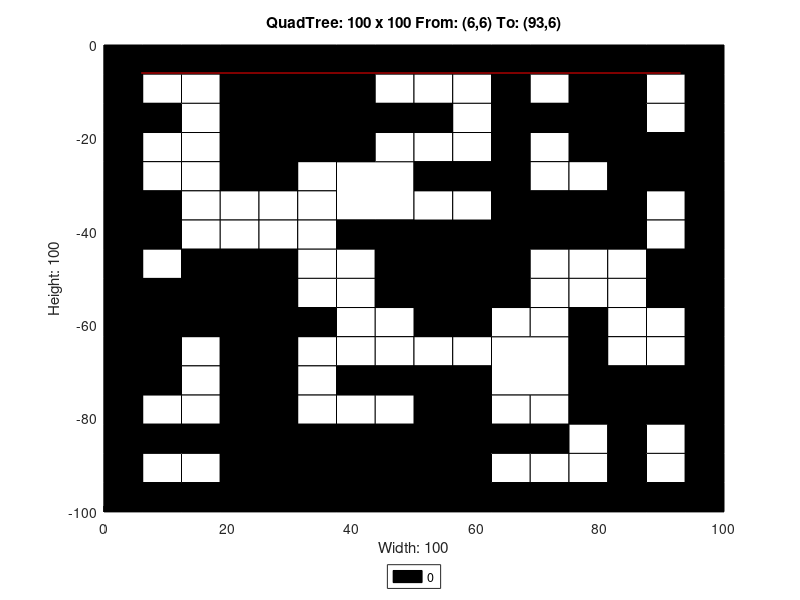

Here is the MATLAB script that generated this plot:
axis([0 100 -100 0]);
title('QuadTree: 100 x 100 From: (6,6) To: (93,6)');
xlabel('Width: 100');
ylabel('Height: 100');
rectangle('Position',[25 -12.5 12.5 12.5], 'FaceColor',[0 0 0]);
rectangle('Position',[25 -25 12.5 12.5], 'FaceColor',[0 0 0]);
rectangle('Position',[37.5 -37.5 12.5 12.5], 'FaceColor',[1 1 1]);
rectangle('Position',[75 -12.5 12.5 12.5], 'FaceColor',[0 0 0]);
rectangle('Position',[75 -25 12.5 12.5], 'FaceColor',[0 0 0]);
rectangle('Position',[50 -50 12.5 12.5], 'FaceColor',[0 0 0]);
rectangle('Position',[0 -62.5 12.5 12.5], 'FaceColor',[0 0 0]);
rectangle('Position',[12.5 -62.5 12.5 12.5], 'FaceColor',[0 0 0]);
rectangle('Position',[0 -75 12.5 12.5], 'FaceColor',[0 0 0]);
rectangle('Position',[25 -100 12.5 12.5], 'FaceColor',[0 0 0]);
rectangle('Position',[37.5 -100 12.5 12.5], 'FaceColor',[0 0 0]);
rectangle('Position',[50 -62.5 12.5 12.5], 'FaceColor',[0 0 0]);
rectangle('Position',[62.5 -75 12.5 12.5], 'FaceColor',[1 1 1]);
rectangle('Position',[50 -87.5 12.5 12.5], 'FaceColor',[0 0 0]);
rectangle('Position',[50 -100 12.5 12.5], 'FaceColor',[0 0 0]);
rectangle('Position',[0 -6.25 6.25 6.25], 'FaceColor',[0 0 0]);
rectangle('Position',[6.25 -6.25 6.25 6.25], 'FaceColor',[0 0 0]);
rectangle('Position',[0 -12.5 6.25 6.25], 'FaceColor',[0 0 0]);
rectangle('Position',[6.25 -12.5 6.25 6.25], 'FaceColor',[1 1 1]);
rectangle('Position',[12.5 -6.25 6.25 6.25], 'FaceColor',[0 0 0]);
rectangle('Position',[18.75 -6.25 6.25 6.25], 'FaceColor',[0 0 0]);
rectangle('Position',[12.5 -12.5 6.25 6.25], 'FaceColor',[1 1 1]);
rectangle('Position',[18.75 -12.5 6.25 6.25], 'FaceColor',[0 0 0]);
rectangle('Position',[0 -18.75 6.25 6.25], 'FaceColor',[0 0 0]);
rectangle('Position',[6.25 -18.75 6.25 6.25], 'FaceColor',[0 0 0]);
rectangle('Position',[0 -25 6.25 6.25], 'FaceColor',[0 0 0]);
rectangle('Position',[6.25 -25 6.25 6.25], 'FaceColor',[1 1 1]);
rectangle('Position',[12.5 -18.75 6.25 6.25], 'FaceColor',[1 1 1]);
rectangle('Position',[18.75 -18.75 6.25 6.25], 'FaceColor',[0 0 0]);
rectangle('Position',[12.5 -25 6.25 6.25], 'FaceColor',[1 1 1]);
rectangle('Position',[18.75 -25 6.25 6.25], 'FaceColor',[0 0 0]);
rectangle('Position',[37.5 -6.25 6.25 6.25], 'FaceColor',[0 0 0]);
rectangle('Position',[43.75 -6.25 6.25 6.25], 'FaceColor',[0 0 0]);
rectangle('Position',[37.5 -12.5 6.25 6.25], 'FaceColor',[0 0 0]);
rectangle('Position',[43.75 -12.5 6.25 6.25], 'FaceColor',[1 1 1]);
rectangle('Position',[37.5 -18.75 6.25 6.25], 'FaceColor',[0 0 0]);
rectangle('Position',[43.75 -18.75 6.25 6.25], 'FaceColor',[0 0 0]);
rectangle('Position',[37.5 -25 6.25 6.25], 'FaceColor',[0 0 0]);
rectangle('Position',[43.75 -25 6.25 6.25], 'FaceColor',[1 1 1]);
rectangle('Position',[0 -31.25 6.25 6.25], 'FaceColor',[0 0 0]);
rectangle('Position',[6.25 -31.25 6.25 6.25], 'FaceColor',[1 1 1]);
rectangle('Position',[0 -37.5 6.25 6.25], 'FaceColor',[0 0 0]);
rectangle('Position',[6.25 -37.5 6.25 6.25], 'FaceColor',[0 0 0]);
rectangle('Position',[12.5 -31.25 6.25 6.25], 'FaceColor',[1 1 1]);
rectangle('Position',[18.75 -31.25 6.25 6.25], 'FaceColor',[0 0 0]);
rectangle('Position',[12.5 -37.5 6.25 6.25], 'FaceColor',[1 1 1]);
rectangle('Position',[18.75 -37.5 6.25 6.25], 'FaceColor',[1 1 1]);
rectangle('Position',[0 -43.75 6.25 6.25], 'FaceColor',[0 0 0]);
rectangle('Position',[6.25 -43.75 6.25 6.25], 'FaceColor',[0 0 0]);
rectangle('Position',[0 -50 6.25 6.25], 'FaceColor',[0 0 0]);
rectangle('Position',[6.25 -50 6.25 6.25], 'FaceColor',[1 1 1]);
rectangle('Position',[12.5 -43.75 6.25 6.25], 'FaceColor',[1 1 1]);
rectangle('Position',[18.75 -43.75 6.25 6.25], 'FaceColor',[1 1 1]);
rectangle('Position',[12.5 -50 6.25 6.25], 'FaceColor',[0 0 0]);
rectangle('Position',[18.75 -50 6.25 6.25], 'FaceColor',[0 0 0]);
rectangle('Position',[25 -31.25 6.25 6.25], 'FaceColor',[0 0 0]);
rectangle('Position',[31.25 -31.25 6.25 6.25], 'FaceColor',[1 1 1]);
rectangle('Position',[25 -37.5 6.25 6.25], 'FaceColor',[1 1 1]);
rectangle('Position',[31.25 -37.5 6.25 6.25], 'FaceColor',[1 1 1]);
rectangle('Position',[25 -43.75 6.25 6.25], 'FaceColor',[1 1 1]);
rectangle('Position',[31.25 -43.75 6.25 6.25], 'FaceColor',[1 1 1]);
rectangle('Position',[25 -50 6.25 6.25], 'FaceColor',[0 0 0]);
rectangle('Position',[31.25 -50 6.25 6.25], 'FaceColor',[1 1 1]);
rectangle('Position',[37.5 -43.75 6.25 6.25], 'FaceColor',[0 0 0]);
rectangle('Position',[43.75 -43.75 6.25 6.25], 'FaceColor',[0 0 0]);
rectangle('Position',[37.5 -50 6.25 6.25], 'FaceColor',[1 1 1]);
rectangle('Position',[43.75 -50 6.25 6.25], 'FaceColor',[0 0 0]);
rectangle('Position',[50 -6.25 6.25 6.25], 'FaceColor',[0 0 0]);
rectangle('Position',[56.25 -6.25 6.25 6.25], 'FaceColor',[0 0 0]);
rectangle('Position',[50 -12.5 6.25 6.25], 'FaceColor',[1 1 1]);
rectangle('Position',[56.25 -12.5 6.25 6.25], 'FaceColor',[1 1 1]);
rectangle('Position',[62.5 -6.25 6.25 6.25], 'FaceColor',[0 0 0]);
rectangle('Position',[68.75 -6.25 6.25 6.25], 'FaceColor',[0 0 0]);
rectangle('Position',[62.5 -12.5 6.25 6.25], 'FaceColor',[0 0 0]);
rectangle('Position',[68.75 -12.5 6.25 6.25], 'FaceColor',[1 1 1]);
rectangle('Position',[50 -18.75 6.25 6.25], 'FaceColor',[0 0 0]);
rectangle('Position',[56.25 -18.75 6.25 6.25], 'FaceColor',[1 1 1]);
rectangle('Position',[50 -25 6.25 6.25], 'FaceColor',[1 1 1]);
rectangle('Position',[56.25 -25 6.25 6.25], 'FaceColor',[1 1 1]);
rectangle('Position',[62.5 -18.75 6.25 6.25], 'FaceColor',[0 0 0]);
rectangle('Position',[68.75 -18.75 6.25 6.25], 'FaceColor',[0 0 0]);
rectangle('Position',[62.5 -25 6.25 6.25], 'FaceColor',[0 0 0]);
rectangle('Position',[68.75 -25 6.25 6.25], 'FaceColor',[1 1 1]);
rectangle('Position',[87.5 -6.25 6.25 6.25], 'FaceColor',[0 0 0]);
rectangle('Position',[93.75 -6.25 6.25 6.25], 'FaceColor',[0 0 0]);
rectangle('Position',[87.5 -12.5 6.25 6.25], 'FaceColor',[1 1 1]);
rectangle('Position',[93.75 -12.5 6.25 6.25], 'FaceColor',[0 0 0]);
rectangle('Position',[87.5 -18.75 6.25 6.25], 'FaceColor',[1 1 1]);
rectangle('Position',[93.75 -18.75 6.25 6.25], 'FaceColor',[0 0 0]);
rectangle('Position',[87.5 -25 6.25 6.25], 'FaceColor',[0 0 0]);
rectangle('Position',[93.75 -25 6.25 6.25], 'FaceColor',[0 0 0]);
rectangle('Position',[50 -31.25 6.25 6.25], 'FaceColor',[0 0 0]);
rectangle('Position',[56.25 -31.25 6.25 6.25], 'FaceColor',[0 0 0]);
rectangle('Position',[50 -37.5 6.25 6.25], 'FaceColor',[1 1 1]);
rectangle('Position',[56.25 -37.5 6.25 6.25], 'FaceColor',[1 1 1]);
rectangle('Position',[62.5 -31.25 6.25 6.25], 'FaceColor',[0 0 0]);
rectangle('Position',[68.75 -31.25 6.25 6.25], 'FaceColor',[1 1 1]);
rectangle('Position',[62.5 -37.5 6.25 6.25], 'FaceColor',[0 0 0]);
rectangle('Position',[68.75 -37.5 6.25 6.25], 'FaceColor',[0 0 0]);
rectangle('Position',[62.5 -43.75 6.25 6.25], 'FaceColor',[0 0 0]);
rectangle('Position',[68.75 -43.75 6.25 6.25], 'FaceColor',[0 0 0]);
rectangle('Position',[62.5 -50 6.25 6.25], 'FaceColor',[0 0 0]);
rectangle('Position',[68.75 -50 6.25 6.25], 'FaceColor',[1 1 1]);
rectangle('Position',[75 -31.25 6.25 6.25], 'FaceColor',[1 1 1]);
rectangle('Position',[81.25 -31.25 6.25 6.25], 'FaceColor',[0 0 0]);
rectangle('Position',[75 -37.5 6.25 6.25], 'FaceColor',[0 0 0]);
rectangle('Position',[81.25 -37.5 6.25 6.25], 'FaceColor',[0 0 0]);
rectangle('Position',[87.5 -31.25 6.25 6.25], 'FaceColor',[0 0 0]);
rectangle('Position',[93.75 -31.25 6.25 6.25], 'FaceColor',[0 0 0]);
rectangle('Position',[87.5 -37.5 6.25 6.25], 'FaceColor',[1 1 1]);
rectangle('Position',[93.75 -37.5 6.25 6.25], 'FaceColor',[0 0 0]);
rectangle('Position',[75 -43.75 6.25 6.25], 'FaceColor',[0 0 0]);
rectangle('Position',[81.25 -43.75 6.25 6.25], 'FaceColor',[0 0 0]);
rectangle('Position',[75 -50 6.25 6.25], 'FaceColor',[1 1 1]);
rectangle('Position',[81.25 -50 6.25 6.25], 'FaceColor',[1 1 1]);
rectangle('Position',[87.5 -43.75 6.25 6.25], 'FaceColor',[1 1 1]);
rectangle('Position',[93.75 -43.75 6.25 6.25], 'FaceColor',[0 0 0]);
rectangle('Position',[87.5 -50 6.25 6.25], 'FaceColor',[0 0 0]);
rectangle('Position',[93.75 -50 6.25 6.25], 'FaceColor',[0 0 0]);
rectangle('Position',[12.5 -68.75 6.25 6.25], 'FaceColor',[1 1 1]);
rectangle('Position',[18.75 -68.75 6.25 6.25], 'FaceColor',[0 0 0]);
rectangle('Position',[12.5 -75 6.25 6.25], 'FaceColor',[1 1 1]);
rectangle('Position',[18.75 -75 6.25 6.25], 'FaceColor',[0 0 0]);
rectangle('Position',[25 -56.25 6.25 6.25], 'FaceColor',[0 0 0]);
rectangle('Position',[31.25 -56.25 6.25 6.25], 'FaceColor',[1 1 1]);
rectangle('Position',[25 -62.5 6.25 6.25], 'FaceColor',[0 0 0]);
rectangle('Position',[31.25 -62.5 6.25 6.25], 'FaceColor',[0 0 0]);
rectangle('Position',[37.5 -56.25 6.25 6.25], 'FaceColor',[1 1 1]);
rectangle('Position',[43.75 -56.25 6.25 6.25], 'FaceColor',[0 0 0]);
rectangle('Position',[37.5 -62.5 6.25 6.25], 'FaceColor',[1 1 1]);
rectangle('Position',[43.75 -62.5 6.25 6.25], 'FaceColor',[1 1 1]);
rectangle('Position',[25 -68.75 6.25 6.25], 'FaceColor',[0 0 0]);
rectangle('Position',[31.25 -68.75 6.25 6.25], 'FaceColor',[1 1 1]);
rectangle('Position',[25 -75 6.25 6.25], 'FaceColor',[0 0 0]);
rectangle('Position',[31.25 -75 6.25 6.25], 'FaceColor',[1 1 1]);
rectangle('Position',[37.5 -68.75 6.25 6.25], 'FaceColor',[1 1 1]);
rectangle('Position',[43.75 -68.75 6.25 6.25], 'FaceColor',[1 1 1]);
rectangle('Position',[37.5 -75 6.25 6.25], 'FaceColor',[0 0 0]);
rectangle('Position',[43.75 -75 6.25 6.25], 'FaceColor',[0 0 0]);
rectangle('Position',[0 -81.25 6.25 6.25], 'FaceColor',[0 0 0]);
rectangle('Position',[6.25 -81.25 6.25 6.25], 'FaceColor',[1 1 1]);
rectangle('Position',[0 -87.5 6.25 6.25], 'FaceColor',[0 0 0]);
rectangle('Position',[6.25 -87.5 6.25 6.25], 'FaceColor',[0 0 0]);
rectangle('Position',[12.5 -81.25 6.25 6.25], 'FaceColor',[1 1 1]);
rectangle('Position',[18.75 -81.25 6.25 6.25], 'FaceColor',[0 0 0]);
rectangle('Position',[12.5 -87.5 6.25 6.25], 'FaceColor',[0 0 0]);
rectangle('Position',[18.75 -87.5 6.25 6.25], 'FaceColor',[0 0 0]);
rectangle('Position',[0 -93.75 6.25 6.25], 'FaceColor',[0 0 0]);
rectangle('Position',[6.25 -93.75 6.25 6.25], 'FaceColor',[1 1 1]);
rectangle('Position',[0 -100 6.25 6.25], 'FaceColor',[0 0 0]);
rectangle('Position',[6.25 -100 6.25 6.25], 'FaceColor',[0 0 0]);
rectangle('Position',[12.5 -93.75 6.25 6.25], 'FaceColor',[1 1 1]);
rectangle('Position',[18.75 -93.75 6.25 6.25], 'FaceColor',[0 0 0]);
rectangle('Position',[12.5 -100 6.25 6.25], 'FaceColor',[0 0 0]);
rectangle('Position',[18.75 -100 6.25 6.25], 'FaceColor',[0 0 0]);
rectangle('Position',[25 -81.25 6.25 6.25], 'FaceColor',[0 0 0]);
rectangle('Position',[31.25 -81.25 6.25 6.25], 'FaceColor',[1 1 1]);
rectangle('Position',[25 -87.5 6.25 6.25], 'FaceColor',[0 0 0]);
rectangle('Position',[31.25 -87.5 6.25 6.25], 'FaceColor',[0 0 0]);
rectangle('Position',[37.5 -81.25 6.25 6.25], 'FaceColor',[1 1 1]);
rectangle('Position',[43.75 -81.25 6.25 6.25], 'FaceColor',[1 1 1]);
rectangle('Position',[37.5 -87.5 6.25 6.25], 'FaceColor',[0 0 0]);
rectangle('Position',[43.75 -87.5 6.25 6.25], 'FaceColor',[0 0 0]);
rectangle('Position',[62.5 -56.25 6.25 6.25], 'FaceColor',[0 0 0]);
rectangle('Position',[68.75 -56.25 6.25 6.25], 'FaceColor',[1 1 1]);
rectangle('Position',[62.5 -62.5 6.25 6.25], 'FaceColor',[1 1 1]);
rectangle('Position',[68.75 -62.5 6.25 6.25], 'FaceColor',[1 1 1]);
rectangle('Position',[50 -68.75 6.25 6.25], 'FaceColor',[1 1 1]);
rectangle('Position',[56.25 -68.75 6.25 6.25], 'FaceColor',[1 1 1]);
rectangle('Position',[50 -75 6.25 6.25], 'FaceColor',[0 0 0]);
rectangle('Position',[56.25 -75 6.25 6.25], 'FaceColor',[0 0 0]);
rectangle('Position',[75 -56.25 6.25 6.25], 'FaceColor',[1 1 1]);
rectangle('Position',[81.25 -56.25 6.25 6.25], 'FaceColor',[1 1 1]);
rectangle('Position',[75 -62.5 6.25 6.25], 'FaceColor',[0 0 0]);
rectangle('Position',[81.25 -62.5 6.25 6.25], 'FaceColor',[1 1 1]);
rectangle('Position',[87.5 -56.25 6.25 6.25], 'FaceColor',[0 0 0]);
rectangle('Position',[93.75 -56.25 6.25 6.25], 'FaceColor',[0 0 0]);
rectangle('Position',[87.5 -62.5 6.25 6.25], 'FaceColor',[1 1 1]);
rectangle('Position',[93.75 -62.5 6.25 6.25], 'FaceColor',[0 0 0]);
rectangle('Position',[75 -68.75 6.25 6.25], 'FaceColor',[0 0 0]);
rectangle('Position',[81.25 -68.75 6.25 6.25], 'FaceColor',[1 1 1]);
rectangle('Position',[75 -75 6.25 6.25], 'FaceColor',[0 0 0]);
rectangle('Position',[81.25 -75 6.25 6.25], 'FaceColor',[0 0 0]);
rectangle('Position',[87.5 -68.75 6.25 6.25], 'FaceColor',[1 1 1]);
rectangle('Position',[93.75 -68.75 6.25 6.25], 'FaceColor',[0 0 0]);
rectangle('Position',[87.5 -75 6.25 6.25], 'FaceColor',[0 0 0]);
rectangle('Position',[93.75 -75 6.25 6.25], 'FaceColor',[0 0 0]);
rectangle('Position',[62.5 -81.25 6.25 6.25], 'FaceColor',[1 1 1]);
rectangle('Position',[68.75 -81.25 6.25 6.25], 'FaceColor',[1 1 1]);
rectangle('Position',[62.5 -87.5 6.25 6.25], 'FaceColor',[0 0 0]);
rectangle('Position',[68.75 -87.5 6.25 6.25], 'FaceColor',[0 0 0]);
rectangle('Position',[62.5 -93.75 6.25 6.25], 'FaceColor',[1 1 1]);
rectangle('Position',[68.75 -93.75 6.25 6.25], 'FaceColor',[1 1 1]);
rectangle('Position',[62.5 -100 6.25 6.25], 'FaceColor',[0 0 0]);
rectangle('Position',[68.75 -100 6.25 6.25], 'FaceColor',[0 0 0]);
rectangle('Position',[75 -81.25 6.25 6.25], 'FaceColor',[0 0 0]);
rectangle('Position',[81.25 -81.25 6.25 6.25], 'FaceColor',[0 0 0]);
rectangle('Position',[75 -87.5 6.25 6.25], 'FaceColor',[1 1 1]);
rectangle('Position',[81.25 -87.5 6.25 6.25], 'FaceColor',[0 0 0]);
rectangle('Position',[87.5 -81.25 6.25 6.25], 'FaceColor',[0 0 0]);
rectangle('Position',[93.75 -81.25 6.25 6.25], 'FaceColor',[0 0 0]);
rectangle('Position',[87.5 -87.5 6.25 6.25], 'FaceColor',[1 1 1]);
rectangle('Position',[93.75 -87.5 6.25 6.25], 'FaceColor',[0 0 0]);
rectangle('Position',[75 -93.75 6.25 6.25], 'FaceColor',[1 1 1]);
rectangle('Position',[81.25 -93.75 6.25 6.25], 'FaceColor',[0 0 0]);
rectangle('Position',[75 -100 6.25 6.25], 'FaceColor',[0 0 0]);
rectangle('Position',[81.25 -100 6.25 6.25], 'FaceColor',[0 0 0]);
rectangle('Position',[87.5 -93.75 6.25 6.25], 'FaceColor',[1 1 1]);
rectangle('Position',[93.75 -93.75 6.25 6.25], 'FaceColor',[0 0 0]);
rectangle('Position',[87.5 -100 6.25 6.25], 'FaceColor',[0 0 0]);
rectangle('Position',[93.75 -100 6.25 6.25], 'FaceColor',[0 0 0]);
X=[93,6];
Y=[-6,-6];
hold on;
plot(X,Y,'r');
legend('0','Location','southoutside');
